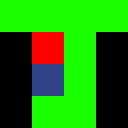

This game map was drawn from its Tiled (.tmx) file and the tilesets committed beside it. A one-line description and the trimmed map source follow:
An orthogonal 4x4 tile map with 32x32 px tiles, 1 tile layer (Tile Layer 1).

<map version="1.0" orientation="orthogonal" width="4" height="4" tilewidth="32" tileheight="32">
 <tileset firstgid="1" name="test" tilewidth="32" tileheight="32">
  <image source="tileset.png" width="64" height="64" />
 </tileset>
 <layer name="Tile Layer 1" width="4" height="4">
  <data>[16 cells, 16 non-empty, 4 distinct tile ids]</data>
 </layer>
</map>
